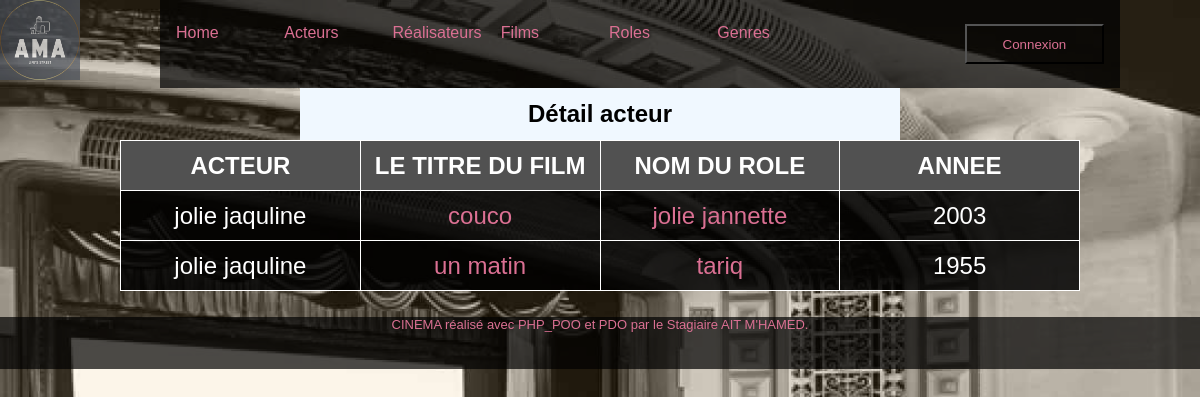
The page /index.php?action=detailacteur&id=1 on the database its author committed.
### tables this page shows
CREATE TABLE IF NOT EXISTS `casting` (
  `id_film` int(11) NOT NULL,
  `id_acteur` int(11) NOT NULL,
  `id_role` int(11) NOT NULL,
  PRIMARY KEY (`id_film`,`id_acteur`,`id_role`),
  KEY `casting_Acteur0_FK` (`id_acteur`),
  KEY `casting_Role1_FK` (`id_role`),
  CONSTRAINT `casting_Acteur0_FK` FOREIGN KEY (`id_acteur`) REFERENCES `acteur` (`id_acteur`),
  CONSTRAINT `casting_Film_FK` FOREIGN KEY (`id_film`) REFERENCES `film` (`id_film`),
  CONSTRAINT `casting_Role1_FK` FOREIGN KEY (`id_role`) REFERENCES `role` (`id_role`)
);

CREATE TABLE IF NOT EXISTS `film` (
  `id_film` int(11) NOT NULL AUTO_INCREMENT,
  `titre` varchar(50) NOT NULL,
  `annee` year(4) NOT NULL,
  `note` int(5) NOT NULL,
  `synopsis` text NOT NULL,
  `affiche` varchar(255) NOT NULL,
  `id_real` int(11) NOT NULL,
  `duree` time NOT NULL DEFAULT '00:00:00',
  PRIMARY KEY (`id_film`),
  KEY `Film_Realisateur_FK` (`id_real`),
  CONSTRAINT `Film_Realisateur_FK` FOREIGN KEY (`id_real`) REFERENCES `realisateur` (`id_real`)
);

CREATE TABLE IF NOT EXISTS `role` (
  `id_role` int(11) NOT NULL AUTO_INCREMENT,
  `nom_role` varchar(50) NOT NULL,
  PRIMARY KEY (`id_role`)
);

### controllers/ActeurController.php (called while the page is built, shortened)
<?php
require_once 'controllers/DAO.php';
class ActeurController{
  public function findById($id){
    $dao= new DAO();
    $sql2 = "SELECT c.id_film, c.id_role, concat(nom_acteur,' ',prenom_acteur) as nom, titre, nom_role, annee FROM acteur a, film f, role r, casting c
    WHERE c.id_role=r.id_role AND c.id_film=f.id_film AND c.id_acteur= a.id_acteur AND a.id_acteur=:id
    ORDER BY annee DESC";
    $findActeur = $dao->executerRequete($sql2, [':id'=>$id ]);
    require "views/vues/acteurs/detailActeur.php";
  }
}

### controllers/DAO.php (called while the page is built, shortened)
<?php
class DAO{
    private $bdd;
    public function __construct(){
        $this->bdd = new PDO('mysql:host=localhost;dbname=cinema;charset=utf8', 'root', '');
    }
    public function executerRequete($sql, $params = NULL){
        if ($params == NULL){
            $resultat = $this->bdd->query($sql);
        }else{
            $resultat = $this->bdd->prepare($sql);
            $resultat->execute($params);
        }
        return $resultat;
    }
}

### views/vues/acteurs/detailActeur.php (the view, shortened to what this page needs)
<h2>Détail acteur</h2>
<table>
<thead>
    <tr>
    <th>ACTEUR</th>
    <th>LE TITRE DU FILM</th>
    <th>NOM DU ROLE</th>
    <th>ANNEE</th>
    </tr>
</thead>
<tbody>
<?php
    while($acteur = $findActeur->fetch()){
        echo "<tr><td>". $acteur["nom"]."</td>";
        echo "<td><a href='index.php?action=detailfilm&id=".$acteur['id_film']."'>". $acteur["titre"]."</a></td>";
        echo "<td><a href='index.php?action=detailrole&id=".$acteur['id_role']."'>". $acteur["nom_role"]."</a></td>";
        echo "<td>". $acteur["annee"]."</td></tr>";
    }
    ?>
</tbody>
</table>
<?php
require "views\layouts\Template.php";

### contenu/css/style.css (style rules this page uses)
* { box-sizing: border-box; }
html, body { height: 100vh; margin: 0; padding: 0; }
body { width: 100%; display: table; color: white; background-image: url('/cinePOO/contenu/img/cine.jpg'); background-size: cover; font-family: 'Futura-Medium', 'Futura', 'Trebuchet MS', sans-serif; }
a { width: 50%; height: 30px; text-decoration: none; color: palevioletred; }
table { background-color: rgba(0, 0, 0, 0.7); border: 1px solid white; width: 80%; border-collapse: collapse; align-items: center; margin: auto; }
th { background-color: rgb(81,81,81); border: 2px 1px 1px 1px; color: white; width: 30%; }
table th,td,tr { border: 1px solid white; height: 50px; text-align: center; font-size: x-large; width: 20%; color: white; }
tbody { background-color: rgba(0, 0, 0, 0.5); }
h2 { background-color: aliceblue; margin: auto; width: 50%; padding: 0.5em 0; }

### rows shown on the page
casting: nom "jolie jaquline", id_film.titre "couco", id_role.nom_role "jolie jannette", id_film.annee "2003"
casting: nom "jolie jaquline", id_film.titre "un matin", id_role.nom_role "tariq", id_film.annee "1955"
